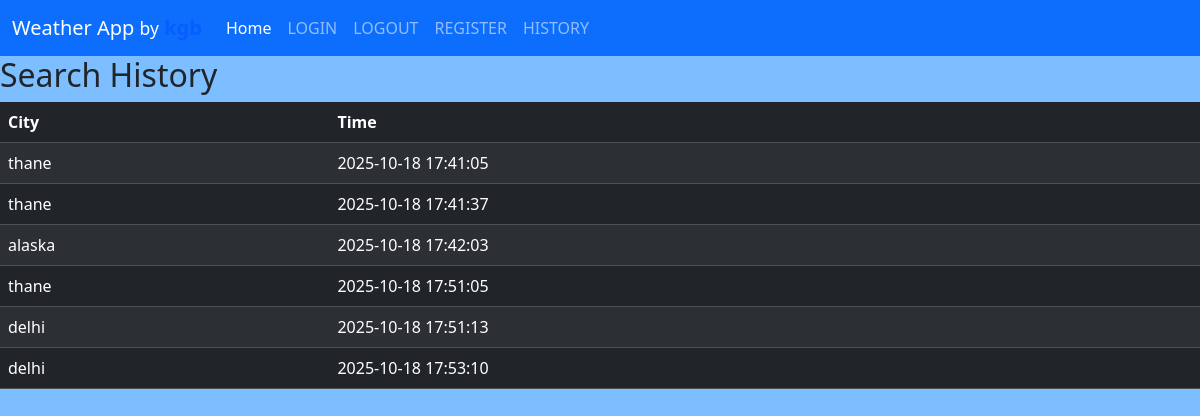
Page /history (signed in) on the earlier database version.
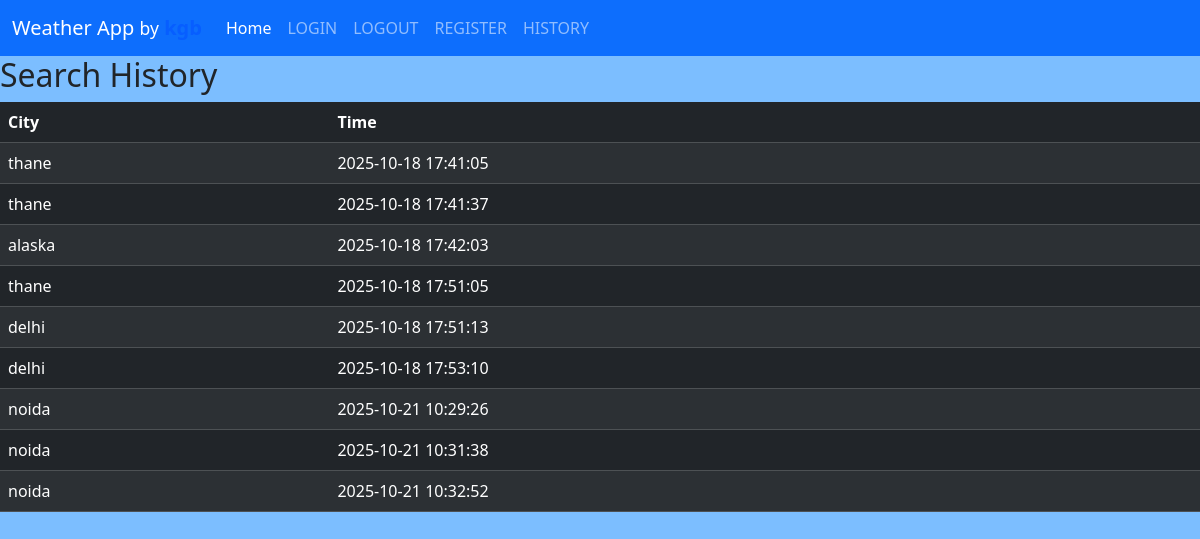
Same page on the later database version.
### tables this page shows
CREATE TABLE history (id INTEGER PRIMARY KEY AUTOINCREMENT,user_id INTEGER,city TEXT,time DATETIME DEFAULT CURRENT_TIMESTAMP,FOREIGN KEY(user_id) REFERENCES users(id));

### app.py (the view)
@app.route("/history")
@login_required
def history():
    with sqlite3.connect("weather.db") as conn:
        cursor = conn.cursor()
        x=cursor.execute("SELECT city, time FROM history WHERE user_id=?",(session["user_id"],))
        history=x.fetchall()
    return render_template("history.html",history=history)

### app.py (called while the page is built)
def login_required(f):
    @wraps(f)
    def wrapper(*args, **kwds):
        if "user_id" not in session:
            flash("Please log in first","error")
            return redirect("/")
        return f(*args, **kwds)
    return wrapper

### templates/history.html (shortened to what this page needs)
{% extends "layout.html" %}
{% block body %}
    <div class="container-mt4">
        <h2>Search History</h2>
        <table class="table table-dark table-striped">
            <thead>
                <tr>
                    <th>City</th>
                    <th>Time</th>
                </tr>
            </thead>
            <tbody>
                {% for h in history%}
                    <tr>
                        <td>{{h[0]}}</td>
                        <td>{{h[1]}}</td>
                    </tr>
                {% endfor %}
            </tbody>
        </table>
    </div>
{% endblock %}

### templates/layout.html (shortened to what this page needs)
<!DOCTYPE html>
<html lang="en">
    <head>
        <link href="https://cdn.jsdelivr.net/npm/bootstrap@5.3.3/dist/css/bootstrap.min.css" rel="stylesheet">
        <link href="https://cdn.jsdelivr.net/npm/bootstrap-icons@1.10.5/font/bootstrap-icons.css" rel="stylesheet">
    </head>
    <body>
        <nav class="navbar navbar-expand-lg bg-primary navbar-dark">
        <div class="container-fluid">
            <a class="navbar-brand" href="/">Weather App <small>by</small> <b>kgb</b></a>
            <div class="collapse navbar-collapse" id="navbar">
            <div class="navbar-nav">
                <a class="nav-link active" aria-current="page" href="/">Home</a>
                <a class="nav-link" href="/login">LOGIN</a>
                <a class="nav-link" href="/logout">LOGOUT</a>
                <a class="nav-link" href="/register">REGISTER</a>
                <a class="nav-link" href="/history">HISTORY</a>
            </div>
            </div>
        </div>
        </nav>
        <main>{% block body %} {% endblock %}</main>
    </body>
</html>

### templates/layout.html (style rules this page uses)
body { background-color: #7cbeff; }
b { color: #075eff; }

Differences in the rows shown:
added history: city "noida", time "2025-10-21 10:29:26"
added history: city "noida", time "2025-10-21 10:31:38"
added history: city "noida", time "2025-10-21 10:32:52"
